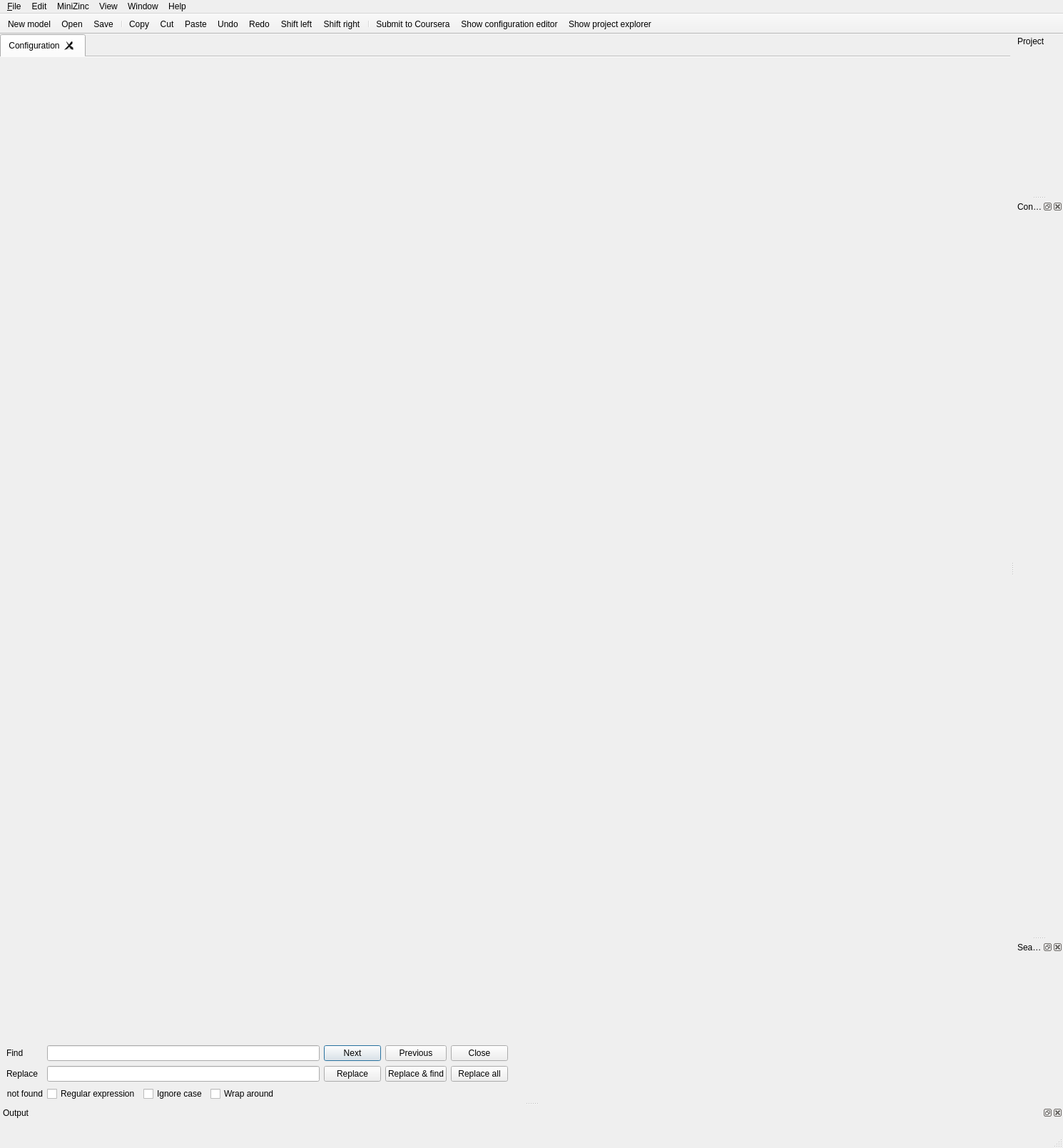
<?xml version="1.0" encoding="UTF-8"?>
<ui version="4.0">
 <class>MainWindow</class>
 <widget class="QMainWindow" name="MainWindow">
  <property name="geometry">
   <rect>
    <x>0</x>
    <y>0</y>
    <width>1490</width>
    <height>1609</height>
   </rect>
  </property>
  <property name="windowTitle">
   <string/>
  </property>
  <property name="windowIcon">
   <iconset resource="minizincide.qrc">
    <normaloff>:/mznide.ico</normaloff>:/mznide.ico</iconset>
  </property>
  <property name="iconSize">
   <size>
    <width>256</width>
    <height>256</height>
   </size>
  </property>
  <property name="unifiedTitleAndToolBarOnMac">
   <bool>true</bool>
  </property>
  <widget class="QWidget" name="centralwidget">
   <layout class="QVBoxLayout" name="verticalLayout">
    <property name="leftMargin">
     <number>0</number>
    </property>
    <property name="topMargin">
     <number>0</number>
    </property>
    <property name="rightMargin">
     <number>0</number>
    </property>
    <property name="bottomMargin">
     <number>0</number>
    </property>
    <item>
     <widget class="QTabWidget" name="tabWidget">
      <property name="sizePolicy">
       <sizepolicy hsizetype="Expanding" vsizetype="Preferred">
        <horstretch>0</horstretch>
        <verstretch>0</verstretch>
       </sizepolicy>
      </property>
      <property name="focusPolicy">
       <enum>Qt::FocusPolicy::StrongFocus</enum>
      </property>
      <property name="currentIndex">
       <number>0</number>
      </property>
      <property name="usesScrollButtons">
       <bool>true</bool>
      </property>
      <property name="documentMode">
       <bool>true</bool>
      </property>
      <property name="tabsClosable">
       <bool>true</bool>
      </property>
      <property name="movable">
       <bool>true</bool>
      </property>
      <widget class="QWidget" name="configuration">
       <property name="sizePolicy">
        <sizepolicy hsizetype="Preferred" vsizetype="Preferred">
         <horstretch>0</horstretch>
         <verstretch>0</verstretch>
        </sizepolicy>
       </property>
       <attribute name="title">
        <string>Configuration</string>
       </attribute>
      </widget>
     </widget>
    </item>
    <item>
     <widget class="QFrame" name="findFrame">
      <property name="maximumSize">
       <size>
        <width>16777215</width>
        <height>80</height>
       </size>
      </property>
      <property name="frameShape">
       <enum>QFrame::Shape::NoFrame</enum>
      </property>
      <property name="frameShadow">
       <enum>QFrame::Shadow::Raised</enum>
      </property>
      <property name="lineWidth">
       <number>0</number>
      </property>
      <layout class="QHBoxLayout" name="horizontalLayout_15">
       <property name="leftMargin">
        <number>0</number>
       </property>
       <property name="topMargin">
        <number>0</number>
       </property>
       <property name="rightMargin">
        <number>0</number>
       </property>
       <property name="bottomMargin">
        <number>0</number>
       </property>
       <item>
        <widget class="QWidget" name="findWidget" native="true">
         <layout class="QGridLayout" name="gridLayout">
          <property name="topMargin">
           <number>0</number>
          </property>
          <property name="bottomMargin">
           <number>0</number>
          </property>
          <item row="1" column="8">
           <widget class="QPushButton" name="b_replacefind">
            <property name="text">
             <string>Replace &amp;&amp; find</string>
            </property>
           </widget>
          </item>
          <item row="2" column="3">
           <widget class="QCheckBox" name="check_case">
            <property name="text">
             <string>Ignore case</string>
            </property>
           </widget>
          </item>
          <item row="1" column="1" colspan="6">
           <widget class="EscLineEdit" name="replace">
            <property name="minimumSize">
             <size>
              <width>300</width>
              <height>20</height>
             </size>
            </property>
           </widget>
          </item>
          <item row="1" column="0">
           <widget class="QLabel" name="label_3">
            <property name="text">
             <string>Replace</string>
            </property>
           </widget>
          </item>
          <item row="1" column="7">
           <widget class="QPushButton" name="b_replace">
            <property name="text">
             <string>Replace</string>
            </property>
           </widget>
          </item>
          <item row="0" column="1" colspan="6">
           <widget class="EscLineEdit" name="find">
            <property name="minimumSize">
             <size>
              <width>300</width>
              <height>20</height>
             </size>
            </property>
           </widget>
          </item>
          <item row="1" column="10">
           <widget class="QPushButton" name="b_replaceall">
            <property name="text">
             <string>Replace all</string>
            </property>
           </widget>
          </item>
          <item row="0" column="0">
           <widget class="QLabel" name="label">
            <property name="text">
             <string>Find</string>
            </property>
           </widget>
          </item>
          <item row="0" column="10">
           <widget class="QPushButton" name="closeFindWidget">
            <property name="text">
             <string>Close</string>
            </property>
           </widget>
          </item>
          <item row="2" column="0">
           <widget class="QLabel" name="not_found">
            <property name="text">
             <string>not found</string>
            </property>
            <property name="alignment">
             <set>Qt::AlignmentFlag::AlignRight|Qt::AlignmentFlag::AlignTrailing|Qt::AlignmentFlag::AlignVCenter</set>
            </property>
           </widget>
          </item>
          <item row="2" column="1" colspan="2">
           <widget class="QCheckBox" name="check_re">
            <property name="sizePolicy">
             <sizepolicy hsizetype="Minimum" vsizetype="Fixed">
              <horstretch>0</horstretch>
              <verstretch>0</verstretch>
             </sizepolicy>
            </property>
            <property name="text">
             <string>Regular expression</string>
            </property>
           </widget>
          </item>
          <item row="2" column="4">
           <widget class="QCheckBox" name="check_wrap">
            <property name="text">
             <string>Wrap around</string>
            </property>
           </widget>
          </item>
          <item row="0" column="11">
           <spacer name="horizontalSpacer_8">
            <property name="orientation">
             <enum>Qt::Orientation::Horizontal</enum>
            </property>
            <property name="sizeHint" stdset="0">
             <size>
              <width>40</width>
              <height>20</height>
             </size>
            </property>
           </spacer>
          </item>
          <item row="0" column="7">
           <widget class="QPushButton" name="b_next">
            <property name="text">
             <string>Next</string>
            </property>
            <property name="default">
             <bool>true</bool>
            </property>
           </widget>
          </item>
          <item row="0" column="8">
           <widget class="QPushButton" name="b_prev">
            <property name="text">
             <string>Previous</string>
            </property>
           </widget>
          </item>
         </layout>
        </widget>
       </item>
      </layout>
     </widget>
    </item>
   </layout>
  </widget>
  <widget class="QMenuBar" name="menubar">
   <property name="geometry">
    <rect>
     <x>0</x>
     <y>0</y>
     <width>1490</width>
     <height>23</height>
    </rect>
   </property>
   <property name="nativeMenuBar">
    <bool>true</bool>
   </property>
   <widget class="QMenu" name="menuFile">
    <property name="title">
     <string>&amp;File</string>
    </property>
    <widget class="QMenu" name="menuRecent_Files">
     <property name="title">
      <string>Recent Files</string>
     </property>
     <addaction name="separator"/>
     <addaction name="actionClear_menu"/>
    </widget>
    <widget class="QMenu" name="menuRecent_Projects">
     <property name="title">
      <string>Recent Projects</string>
     </property>
     <addaction name="separator"/>
     <addaction name="actionClear_menu_2"/>
    </widget>
    <addaction name="actionNewModel_file"/>
    <addaction name="actionNewData_file"/>
    <addaction name="actionOpen"/>
    <addaction name="menuRecent_Files"/>
    <addaction name="menuRecent_Projects"/>
    <addaction name="separator"/>
    <addaction name="actionSave"/>
    <addaction name="actionSave_as"/>
    <addaction name="actionSave_all"/>
    <addaction name="separator"/>
    <addaction name="actionSave_solver_configuration"/>
    <addaction name="actionSave_all_solver_configurations"/>
    <addaction name="separator"/>
    <addaction name="actionClose"/>
    <addaction name="separator"/>
    <addaction name="actionNew_project"/>
    <addaction name="actionSave_project"/>
    <addaction name="actionSave_project_as"/>
    <addaction name="actionClose_project"/>
    <addaction name="separator"/>
   </widget>
   <widget class="QMenu" name="menuEdit">
    <property name="title">
     <string>Edit</string>
    </property>
    <widget class="QMenu" name="menuFind">
     <property name="title">
      <string>Find</string>
     </property>
     <addaction name="actionFind"/>
     <addaction name="separator"/>
     <addaction name="actionFind_next"/>
     <addaction name="actionFind_previous"/>
    </widget>
    <addaction name="actionUndo"/>
    <addaction name="actionRedo"/>
    <addaction name="separator"/>
    <addaction name="actionCut"/>
    <addaction name="actionCopy"/>
    <addaction name="actionPaste"/>
    <addaction name="separator"/>
    <addaction name="actionSelect_All"/>
    <addaction name="separator"/>
    <addaction name="menuFind"/>
    <addaction name="actionGo_to_line"/>
    <addaction name="actionShift_left"/>
    <addaction name="actionShift_right"/>
    <addaction name="action_Un_comment"/>
   </widget>
   <widget class="QMenu" name="menuMiniZinc">
    <property name="title">
     <string>MiniZinc</string>
    </property>
    <widget class="QMenu" name="menuSolver_configurations">
     <property name="title">
      <string>Solver configurations</string>
     </property>
     <addaction name="actionDefaultSolverConfig"/>
     <addaction name="actionEditSolverConfig"/>
    </widget>
    <addaction name="actionRun"/>
    <addaction name="actionStop"/>
    <addaction name="actionCompile"/>
    <addaction name="actionProfile_compilation"/>
    <addaction name="actionProfile_search"/>
    <addaction name="actionSubmit_to_MOOC"/>
    <addaction name="separator"/>
    <addaction name="menuSolver_configurations"/>
    <addaction name="actionManage_solvers"/>
    <addaction name="separator"/>
   </widget>
   <widget class="QMenu" name="menuView">
    <property name="title">
     <string>View</string>
    </property>
    <addaction name="actionBigger_font"/>
    <addaction name="actionSmaller_font"/>
    <addaction name="actionDefault_font_size"/>
    <addaction name="separator"/>
    <addaction name="actionOnly_editor"/>
    <addaction name="actionSplit"/>
    <addaction name="actionPrevious_tab"/>
    <addaction name="actionNext_tab"/>
    <addaction name="separator"/>
    <addaction name="actionHide_tool_bar"/>
    <addaction name="actionHide_tool_texts_bar"/>
    <addaction name="actionToggle_profiler_info"/>
    <addaction name="separator"/>
    <addaction name="actionShow_search_profiler"/>
    <addaction name="separator"/>
    <addaction name="actionShow_project_explorer"/>
    <addaction name="separator"/>
    <addaction name="actionClear_output"/>
   </widget>
   <widget class="QMenu" name="menuHelp">
    <property name="title">
     <string>Help</string>
    </property>
    <addaction name="actionAbout_MiniZinc_IDE"/>
    <addaction name="actionHelp"/>
    <addaction name="actionCheat_Sheet"/>
   </widget>
   <widget class="QMenu" name="menuWindow">
    <property name="title">
     <string>Window</string>
    </property>
   </widget>
   <addaction name="menuFile"/>
   <addaction name="menuEdit"/>
   <addaction name="menuMiniZinc"/>
   <addaction name="menuView"/>
   <addaction name="menuWindow"/>
   <addaction name="menuHelp"/>
  </widget>
  <widget class="QStatusBar" name="statusbar"/>
  <widget class="OutputDockWidget" name="outputDockWidget">
   <property name="enabled">
    <bool>true</bool>
   </property>
   <property name="sizePolicy">
    <sizepolicy hsizetype="Preferred" vsizetype="MinimumExpanding">
     <horstretch>0</horstretch>
     <verstretch>0</verstretch>
    </sizepolicy>
   </property>
   <property name="allowedAreas">
    <set>Qt::DockWidgetArea::BottomDockWidgetArea|Qt::DockWidgetArea::LeftDockWidgetArea|Qt::DockWidgetArea::RightDockWidgetArea</set>
   </property>
   <property name="windowTitle">
    <string>Output</string>
   </property>
   <attribute name="dockWidgetArea">
    <number>8</number>
   </attribute>
   <widget class="QWidget" name="dockWidgetContents_4">
    <layout class="QVBoxLayout" name="verticalLayout_3">
     <item>
      <widget class="OutputWidget" name="outputWidget" native="true"/>
     </item>
    </layout>
   </widget>
  </widget>
  <widget class="QToolBar" name="toolBar">
   <property name="windowTitle">
    <string>toolBar</string>
   </property>
   <property name="movable">
    <bool>false</bool>
   </property>
   <property name="iconSize">
    <size>
     <width>32</width>
     <height>32</height>
    </size>
   </property>
   <property name="toolButtonStyle">
    <enum>Qt::ToolButtonStyle::ToolButtonTextUnderIcon</enum>
   </property>
   <property name="floatable">
    <bool>false</bool>
   </property>
   <attribute name="toolBarArea">
    <enum>TopToolBarArea</enum>
   </attribute>
   <attribute name="toolBarBreak">
    <bool>false</bool>
   </attribute>
   <addaction name="actionNewModel_file"/>
   <addaction name="actionOpen"/>
   <addaction name="actionSave"/>
   <addaction name="separator"/>
   <addaction name="actionCopy"/>
   <addaction name="actionCut"/>
   <addaction name="actionPaste"/>
   <addaction name="actionUndo"/>
   <addaction name="actionRedo"/>
   <addaction name="actionShift_left"/>
   <addaction name="actionShift_right"/>
   <addaction name="separator"/>
   <addaction name="actionSubmit_to_MOOC"/>
   <addaction name="actionEditSolverConfig"/>
   <addaction name="actionShow_project_explorer"/>
  </widget>
  <widget class="QDockWidget" name="projectExplorerDockWidget">
   <property name="floating">
    <bool>false</bool>
   </property>
   <property name="features">
    <set>QDockWidget::DockWidgetFeature::DockWidgetMovable</set>
   </property>
   <property name="allowedAreas">
    <set>Qt::DockWidgetArea::BottomDockWidgetArea|Qt::DockWidgetArea::LeftDockWidgetArea|Qt::DockWidgetArea::RightDockWidgetArea</set>
   </property>
   <property name="windowTitle">
    <string>Project</string>
   </property>
   <attribute name="dockWidgetArea">
    <number>2</number>
   </attribute>
   <widget class="QWidget" name="dockWidgetContents">
    <layout class="QHBoxLayout" name="horizontalLayout_12">
     <property name="leftMargin">
      <number>0</number>
     </property>
     <property name="topMargin">
      <number>0</number>
     </property>
     <property name="rightMargin">
      <number>0</number>
     </property>
     <property name="bottomMargin">
      <number>0</number>
     </property>
     <item>
      <widget class="ProjectBrowser" name="projectBrowser" native="true"/>
     </item>
    </layout>
   </widget>
  </widget>
  <widget class="QDockWidget" name="configWindow_dockWidget">
   <property name="windowTitle">
    <string>Configuration</string>
   </property>
   <attribute name="dockWidgetArea">
    <number>2</number>
   </attribute>
   <widget class="QWidget" name="dockWidgetContents_2">
    <layout class="QVBoxLayout" name="verticalLayout_4">
     <property name="leftMargin">
      <number>0</number>
     </property>
     <property name="topMargin">
      <number>0</number>
     </property>
     <property name="rightMargin">
      <number>0</number>
     </property>
     <property name="bottomMargin">
      <number>0</number>
     </property>
     <item>
      <widget class="QScrollArea" name="scrollArea_2">
       <property name="frameShape">
        <enum>QFrame::Shape::NoFrame</enum>
       </property>
       <property name="widgetResizable">
        <bool>true</bool>
       </property>
       <widget class="QWidget" name="scrollAreaWidgetContents_2">
        <property name="geometry">
         <rect>
          <x>0</x>
          <y>0</y>
          <width>68</width>
          <height>766</height>
         </rect>
        </property>
        <layout class="QVBoxLayout" name="verticalLayout_2">
         <property name="leftMargin">
          <number>0</number>
         </property>
         <property name="topMargin">
          <number>0</number>
         </property>
         <property name="rightMargin">
          <number>0</number>
         </property>
         <property name="bottomMargin">
          <number>0</number>
         </property>
         <item>
          <widget class="ConfigWindow" name="config_window" native="true"/>
         </item>
        </layout>
       </widget>
      </widget>
     </item>
    </layout>
   </widget>
  </widget>
  <widget class="QDockWidget" name="cpprofiler_dockWidget">
   <property name="windowTitle">
    <string>Search Profiler</string>
   </property>
   <attribute name="dockWidgetArea">
    <number>2</number>
   </attribute>
   <widget class="QWidget" name="dockWidgetContents_3">
    <layout class="QGridLayout" name="gridLayout_2">
     <property name="leftMargin">
      <number>0</number>
     </property>
     <property name="topMargin">
      <number>0</number>
     </property>
     <property name="rightMargin">
      <number>0</number>
     </property>
     <property name="bottomMargin">
      <number>0</number>
     </property>
     <item row="0" column="0">
      <widget class="QWidget" name="cpprofiler" native="true"/>
     </item>
    </layout>
   </widget>
  </widget>
  <action name="actionOpen">
   <property name="icon">
    <iconset resource="minizincide.qrc">
     <normaloff>:/icons/images/document-open.png</normaloff>:/icons/images/document-open.png</iconset>
   </property>
   <property name="text">
    <string>&amp;Open...</string>
   </property>
   <property name="shortcut">
    <string>Ctrl+O</string>
   </property>
   <property name="iconVisibleInMenu">
    <bool>false</bool>
   </property>
  </action>
  <action name="actionSave">
   <property name="icon">
    <iconset resource="minizincide.qrc">
     <normaloff>:/icons/images/document-save.png</normaloff>:/icons/images/document-save.png</iconset>
   </property>
   <property name="text">
    <string>Save</string>
   </property>
   <property name="shortcut">
    <string>Ctrl+S</string>
   </property>
   <property name="iconVisibleInMenu">
    <bool>false</bool>
   </property>
  </action>
  <action name="actionSave_as">
   <property name="text">
    <string>Save as...</string>
   </property>
   <property name="shortcut">
    <string>Ctrl+Shift+S</string>
   </property>
   <property name="iconVisibleInMenu">
    <bool>false</bool>
   </property>
  </action>
  <action name="actionClose">
   <property name="text">
    <string>Close file</string>
   </property>
   <property name="shortcut">
    <string>Ctrl+W</string>
   </property>
   <property name="iconVisibleInMenu">
    <bool>false</bool>
   </property>
  </action>
  <action name="actionUndo">
   <property name="icon">
    <iconset resource="minizincide.qrc">
     <normaloff>:/icons/images/edit-undo.png</normaloff>:/icons/images/edit-undo.png</iconset>
   </property>
   <property name="text">
    <string>Undo</string>
   </property>
   <property name="shortcut">
    <string>Ctrl+Z</string>
   </property>
   <property name="iconVisibleInMenu">
    <bool>false</bool>
   </property>
  </action>
  <action name="actionRedo">
   <property name="icon">
    <iconset resource="minizincide.qrc">
     <normaloff>:/icons/images/edit-redo.png</normaloff>:/icons/images/edit-redo.png</iconset>
   </property>
   <property name="text">
    <string>Redo</string>
   </property>
   <property name="shortcut">
    <string>Ctrl+Shift+Z</string>
   </property>
   <property name="iconVisibleInMenu">
    <bool>false</bool>
   </property>
  </action>
  <action name="actionCut">
   <property name="icon">
    <iconset resource="minizincide.qrc">
     <normaloff>:/icons/images/edit-cut.png</normaloff>:/icons/images/edit-cut.png</iconset>
   </property>
   <property name="text">
    <string>Cut</string>
   </property>
   <property name="shortcut">
    <string>Ctrl+X</string>
   </property>
   <property name="iconVisibleInMenu">
    <bool>false</bool>
   </property>
  </action>
  <action name="actionCopy">
   <property name="icon">
    <iconset resource="minizincide.qrc">
     <normaloff>:/icons/images/edit-copy.png</normaloff>:/icons/images/edit-copy.png</iconset>
   </property>
   <property name="text">
    <string>Copy</string>
   </property>
   <property name="iconVisibleInMenu">
    <bool>false</bool>
   </property>
  </action>
  <action name="actionPaste">
   <property name="icon">
    <iconset resource="minizincide.qrc">
     <normaloff>:/icons/images/edit-paste.png</normaloff>:/icons/images/edit-paste.png</iconset>
   </property>
   <property name="text">
    <string>Paste</string>
   </property>
   <property name="shortcut">
    <string>Ctrl+V</string>
   </property>
   <property name="iconVisibleInMenu">
    <bool>false</bool>
   </property>
  </action>
  <action name="actionSelect_All">
   <property name="text">
    <string>Select All</string>
   </property>
   <property name="shortcut">
    <string>Ctrl+A</string>
   </property>
  </action>
  <action name="actionGo_to_line">
   <property name="text">
    <string>Go to line...</string>
   </property>
   <property name="shortcut">
    <string>Ctrl+L</string>
   </property>
  </action>
  <action name="actionRun">
   <property name="icon">
    <iconset resource="minizincide.qrc">
     <normaloff>:/icons/images/media-playback-start.png</normaloff>:/icons/images/media-playback-start.png</iconset>
   </property>
   <property name="text">
    <string>Run</string>
   </property>
   <property name="toolTip">
    <string>Run</string>
   </property>
   <property name="shortcut">
    <string>Ctrl+R</string>
   </property>
  </action>
  <action name="actionQuit">
   <property name="text">
    <string>Quit</string>
   </property>
  </action>
  <action name="actionStop">
   <property name="icon">
    <iconset resource="minizincide.qrc">
     <normaloff>:/icons/images/media-playback-stop.png</normaloff>:/icons/images/media-playback-stop.png</iconset>
   </property>
   <property name="text">
    <string>Stop</string>
   </property>
   <property name="shortcut">
    <string>Ctrl+E</string>
   </property>
  </action>
  <action name="actionCompile">
   <property name="text">
    <string>Compile</string>
   </property>
   <property name="shortcut">
    <string>Ctrl+B</string>
   </property>
  </action>
  <action name="actionClear_output">
   <property name="text">
    <string>Clear output</string>
   </property>
   <property name="shortcut">
    <string>Ctrl+K</string>
   </property>
  </action>
  <action name="actionBigger_font">
   <property name="text">
    <string>Bigger font</string>
   </property>
   <property name="shortcut">
    <string>Ctrl++</string>
   </property>
  </action>
  <action name="actionSmaller_font">
   <property name="text">
    <string>Smaller font</string>
   </property>
   <property name="shortcut">
    <string>Ctrl+-</string>
   </property>
  </action>
  <action name="actionAbout_MiniZinc_IDE">
   <property name="text">
    <string>About MiniZinc IDE</string>
   </property>
  </action>
  <action name="actionDefault_font_size">
   <property name="text">
    <string>Default font size</string>
   </property>
  </action>
  <action name="actionManage_solvers">
   <property name="text">
    <string>Preferences</string>
   </property>
  </action>
  <action name="actionReplace">
   <property name="text">
    <string>Replace...</string>
   </property>
   <property name="shortcut">
    <string>Ctrl+Shift+F</string>
   </property>
  </action>
  <action name="actionSelect_font">
   <property name="text">
    <string>Select font...</string>
   </property>
   <property name="shortcut">
    <string>Ctrl+T</string>
   </property>
  </action>
  <action name="actionOnly_editor">
   <property name="text">
    <string>Only editor</string>
   </property>
   <property name="shortcut">
    <string>Ctrl+1</string>
   </property>
  </action>
  <action name="actionSplit">
   <property name="text">
    <string>Show output</string>
   </property>
   <property name="toolTip">
    <string>Show output</string>
   </property>
   <property name="shortcut">
    <string>Ctrl+2</string>
   </property>
  </action>
  <action name="actionShift_left">
   <property name="icon">
    <iconset resource="minizincide.qrc">
     <normaloff>:/icons/images/format-indent-less.png</normaloff>:/icons/images/format-indent-less.png</iconset>
   </property>
   <property name="text">
    <string>Shift selection left</string>
   </property>
   <property name="iconText">
    <string>Shift left</string>
   </property>
   <property name="shortcut">
    <string>Ctrl+[</string>
   </property>
   <property name="iconVisibleInMenu">
    <bool>false</bool>
   </property>
  </action>
  <action name="actionShift_right">
   <property name="icon">
    <iconset resource="minizincide.qrc">
     <normaloff>:/icons/images/format-indent-more.png</normaloff>:/icons/images/format-indent-more.png</iconset>
   </property>
   <property name="text">
    <string>Shift selection right</string>
   </property>
   <property name="iconText">
    <string>Shift right</string>
   </property>
   <property name="shortcut">
    <string>Ctrl+]</string>
   </property>
   <property name="iconVisibleInMenu">
    <bool>false</bool>
   </property>
  </action>
  <action name="actionHelp">
   <property name="text">
    <string>Help...</string>
   </property>
  </action>
  <action name="actionNew_project">
   <property name="text">
    <string>New project</string>
   </property>
   <property name="shortcut">
    <string>Ctrl+Shift+N</string>
   </property>
  </action>
  <action name="actionSave_project">
   <property name="text">
    <string>Save project</string>
   </property>
  </action>
  <action name="actionSave_project_as">
   <property name="text">
    <string>Save project as...</string>
   </property>
  </action>
  <action name="actionClose_project">
   <property name="text">
    <string>Close project</string>
   </property>
   <property name="shortcut">
    <string>Ctrl+Shift+W</string>
   </property>
  </action>
  <action name="actionFind">
   <property name="icon">
    <iconset resource="minizincide.qrc">
     <normaloff>:/icons/images/edit-find-replace.png</normaloff>:/icons/images/edit-find-replace.png</iconset>
   </property>
   <property name="text">
    <string>Find...</string>
   </property>
   <property name="shortcut">
    <string>Ctrl+F</string>
   </property>
   <property name="iconVisibleInMenu">
    <bool>false</bool>
   </property>
  </action>
  <action name="actionFind_next">
   <property name="text">
    <string>Find next</string>
   </property>
   <property name="shortcut">
    <string>Ctrl+G</string>
   </property>
  </action>
  <action name="actionFind_previous">
   <property name="text">
    <string>Find previous</string>
   </property>
   <property name="shortcut">
    <string>Ctrl+Shift+G</string>
   </property>
  </action>
  <action name="actionSave_all">
   <property name="text">
    <string>Save all</string>
   </property>
  </action>
  <action name="action_Un_comment">
   <property name="text">
    <string>(Un)comment</string>
   </property>
   <property name="shortcut">
    <string>Ctrl+/</string>
   </property>
  </action>
  <action name="actionPrevious_tab">
   <property name="text">
    <string>Previous tab</string>
   </property>
  </action>
  <action name="actionNext_tab">
   <property name="text">
    <string>Next tab</string>
   </property>
  </action>
  <action name="actionClear_menu">
   <property name="text">
    <string>Clear menu</string>
   </property>
  </action>
  <action name="actionClear_menu_2">
   <property name="text">
    <string>Clear menu</string>
   </property>
  </action>
  <action name="actionHide_tool_bar">
   <property name="text">
    <string>Hide tool bar</string>
   </property>
  </action>
  <action name="actionHide_tool_texts_bar">
   <property name="text">
    <string>Hide tool bar texts</string>
   </property>
  </action>
  <action name="actionShow_project_explorer">
   <property name="checkable">
    <bool>true</bool>
   </property>
   <property name="icon">
    <iconset resource="minizincide.qrc">
     <normaloff>:/icons/images/package-x-generic.png</normaloff>:/icons/images/package-x-generic.png</iconset>
   </property>
   <property name="text">
    <string>Show project explorer</string>
   </property>
   <property name="iconVisibleInMenu">
    <bool>false</bool>
   </property>
  </action>
  <action name="actionNewModel_file">
   <property name="icon">
    <iconset resource="minizincide.qrc">
     <normaloff>:/icons/images/document-new.png</normaloff>:/icons/images/document-new.png</iconset>
   </property>
   <property name="text">
    <string>New model</string>
   </property>
   <property name="toolTip">
    <string>New model</string>
   </property>
   <property name="shortcut">
    <string>Ctrl+N</string>
   </property>
   <property name="iconVisibleInMenu">
    <bool>false</bool>
   </property>
  </action>
  <action name="actionNewData_file">
   <property name="icon">
    <iconset resource="minizincide.qrc">
     <normaloff>:/icons/images/document-new.png</normaloff>:/icons/images/document-new.png</iconset>
   </property>
   <property name="text">
    <string>New data</string>
   </property>
   <property name="toolTip">
    <string>New data</string>
   </property>
   <property name="iconVisibleInMenu">
    <bool>false</bool>
   </property>
  </action>
  <action name="actionSubmit_to_MOOC">
   <property name="icon">
    <iconset resource="minizincide.qrc">
     <normaloff>:/icons/images/coursera.png</normaloff>:/icons/images/coursera.png</iconset>
   </property>
   <property name="text">
    <string>Submit to Coursera</string>
   </property>
   <property name="shortcut">
    <string>Ctrl+U</string>
   </property>
  </action>
  <action name="actionCheat_Sheet">
   <property name="text">
    <string>Cheat Sheet...</string>
   </property>
  </action>
  <action name="actionDefaultSolverConfig">
   <property name="checkable">
    <bool>true</bool>
   </property>
   <property name="text">
    <string>default</string>
   </property>
  </action>
  <action name="actionEditSolverConfig">
   <property name="checkable">
    <bool>true</bool>
   </property>
   <property name="icon">
    <iconset resource="minizincide.qrc">
     <normaloff>:/icons/images/applications-system.png</normaloff>:/icons/images/applications-system.png</iconset>
   </property>
   <property name="text">
    <string>Show configuration editor...</string>
   </property>
   <property name="toolTip">
    <string>Show solver configuration editor</string>
   </property>
   <property name="shortcut">
    <string>Ctrl+Shift+C</string>
   </property>
  </action>
  <action name="actionProfile_compilation">
   <property name="text">
    <string>Profile compilation</string>
   </property>
   <property name="shortcut">
    <string>Ctrl+;</string>
   </property>
  </action>
  <action name="actionToggle_profiler_info">
   <property name="text">
    <string>Profiler Info</string>
   </property>
   <property name="shortcut">
    <string>Ctrl+.</string>
   </property>
  </action>
  <action name="actionSave_solver_configuration">
   <property name="text">
    <string>Save solver configuration</string>
   </property>
  </action>
  <action name="actionSave_all_solver_configurations">
   <property name="text">
    <string>Save all solver configurations</string>
   </property>
  </action>
  <action name="actionShow_search_profiler">
   <property name="text">
    <string>Show search profiler</string>
   </property>
  </action>
  <action name="actionProfile_search">
   <property name="enabled">
    <bool>false</bool>
   </property>
   <property name="text">
    <string>Profile search</string>
   </property>
  </action>
  <action name="actionDefaultTheme">
   <property name="text">
    <string>Default</string>
   </property>
  </action>
  <action name="actionBlueberryTheme">
   <property name="text">
    <string>Blueberry</string>
   </property>
  </action>
  <action name="actionMangoTheme">
   <property name="text">
    <string>Mango</string>
   </property>
  </action>
 </widget>
 <customwidgets>
  <customwidget>
   <class>OutputDockWidget</class>
   <extends>QDockWidget</extends>
   <header>outputdockwidget.h</header>
   <container>1</container>
  </customwidget>
  <customwidget>
   <class>EscLineEdit</class>
   <extends>QLineEdit</extends>
   <header>esclineedit.h</header>
  </customwidget>
  <customwidget>
   <class>ProjectBrowser</class>
   <extends>QWidget</extends>
   <header>projectbrowser.h</header>
   <container>1</container>
  </customwidget>
  <customwidget>
   <class>ConfigWindow</class>
   <extends>QWidget</extends>
   <header>configwindow.h</header>
  </customwidget>
  <customwidget>
   <class>OutputWidget</class>
   <extends>QWidget</extends>
   <header>outputwidget.h</header>
   <container>1</container>
  </customwidget>
 </customwidgets>
 <tabstops>
  <tabstop>tabWidget</tabstop>
  <tabstop>outputWidget</tabstop>
  <tabstop>find</tabstop>
  <tabstop>replace</tabstop>
  <tabstop>b_next</tabstop>
  <tabstop>b_prev</tabstop>
  <tabstop>closeFindWidget</tabstop>
  <tabstop>b_replace</tabstop>
  <tabstop>b_replacefind</tabstop>
  <tabstop>b_replaceall</tabstop>
  <tabstop>check_re</tabstop>
  <tabstop>check_case</tabstop>
  <tabstop>check_wrap</tabstop>
 </tabstops>
 <resources>
  <include location="minizincide.qrc"/>
 </resources>
 <connections/>
</ui>
